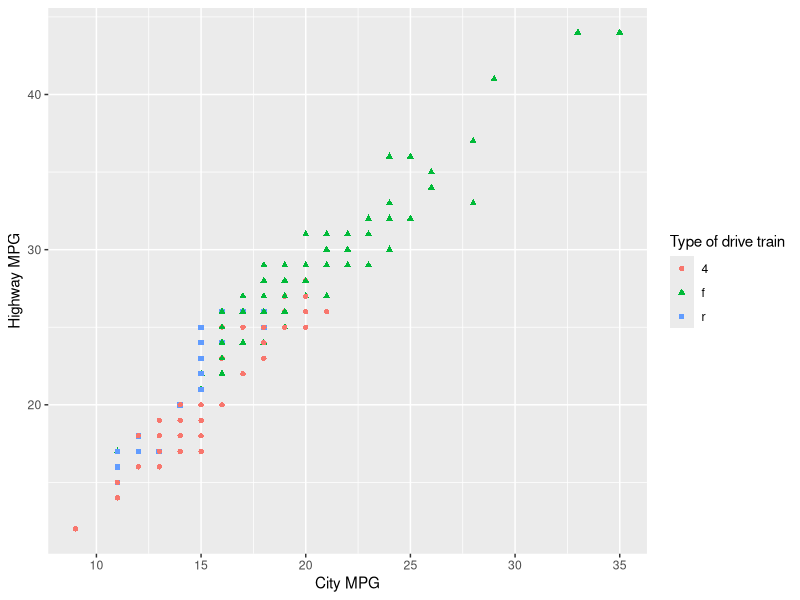

Reproduce this figure in R.
library(tidyverse)

mpg |> 
    ggplot(aes(x = cty, y = hwy)) +
    geom_point(aes(shape = drv, color = drv)) +
    labs(
        x = "City MPG",
        y = "Highway MPG",
        shape = "Type of drive train",
        color = "Type of drive train"
    )